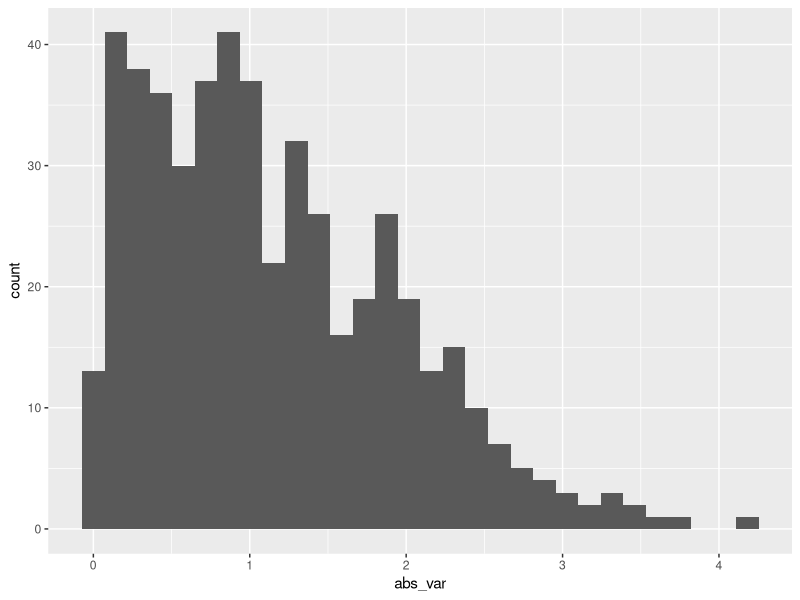

This figure's R source:
## ---- chunk 1
library(tidyverse)
library(dplyr)
## ---- chunk 2
samp = rnorm(100)
length(samp)
## ---- chunk 3
ladfg <- tibble(sample_2 = rnorm(500, mean = 1),
logic_var = sample_2 > 0,
abs_var = abs(sample_2))

ladfg %>%
  ggplot() +
  geom_histogram(mapping = aes(x = abs_var))
